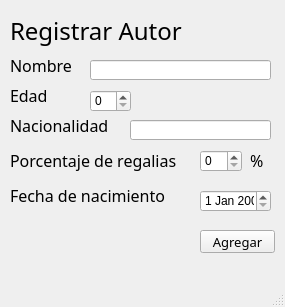
<?xml version="1.0" encoding="UTF-8"?>
<ui version="4.0">
 <class>MainWindow</class>
 <widget class="QMainWindow" name="MainWindow">
  <property name="geometry">
   <rect>
    <x>0</x>
    <y>0</y>
    <width>285</width>
    <height>307</height>
   </rect>
  </property>
  <property name="sizePolicy">
   <sizepolicy hsizetype="Fixed" vsizetype="Fixed">
    <horstretch>0</horstretch>
    <verstretch>0</verstretch>
   </sizepolicy>
  </property>
  <property name="minimumSize">
   <size>
    <width>0</width>
    <height>0</height>
   </size>
  </property>
  <property name="maximumSize">
   <size>
    <width>314</width>
    <height>378</height>
   </size>
  </property>
  <property name="windowTitle">
   <string>Registrar autor</string>
  </property>
  <widget class="QWidget" name="centralwidget">
   <widget class="QLabel" name="label">
    <property name="geometry">
     <rect>
      <x>10</x>
      <y>10</y>
      <width>181</width>
      <height>41</height>
     </rect>
    </property>
    <property name="font">
     <font>
      <family>Arial Rounded MT Bold</family>
      <pointsize>18</pointsize>
     </font>
    </property>
    <property name="text">
     <string>Registrar Autor</string>
    </property>
    <property name="textFormat">
     <enum>Qt::AutoText</enum>
    </property>
    <property name="scaledContents">
     <bool>false</bool>
    </property>
    <property name="wordWrap">
     <bool>false</bool>
    </property>
   </widget>
   <widget class="QLabel" name="label_2">
    <property name="geometry">
     <rect>
      <x>10</x>
      <y>50</y>
      <width>71</width>
      <height>31</height>
     </rect>
    </property>
    <property name="font">
     <font>
      <family>Arial Rounded MT Bold</family>
      <pointsize>12</pointsize>
     </font>
    </property>
    <property name="text">
     <string>Nombre</string>
    </property>
   </widget>
   <widget class="QLineEdit" name="txtNombre">
    <property name="geometry">
     <rect>
      <x>90</x>
      <y>60</y>
      <width>181</width>
      <height>20</height>
     </rect>
    </property>
    <property name="font">
     <font>
      <family>Arial</family>
      <pointsize>10</pointsize>
     </font>
    </property>
   </widget>
   <widget class="QLabel" name="label_3">
    <property name="geometry">
     <rect>
      <x>10</x>
      <y>110</y>
      <width>111</width>
      <height>31</height>
     </rect>
    </property>
    <property name="font">
     <font>
      <family>Arial Rounded MT Bold</family>
      <pointsize>12</pointsize>
     </font>
    </property>
    <property name="text">
     <string>Nacionalidad</string>
    </property>
   </widget>
   <widget class="QLineEdit" name="txtNacionalidad">
    <property name="enabled">
     <bool>true</bool>
    </property>
    <property name="geometry">
     <rect>
      <x>130</x>
      <y>120</y>
      <width>141</width>
      <height>20</height>
     </rect>
    </property>
    <property name="font">
     <font>
      <family>Arial</family>
      <pointsize>10</pointsize>
     </font>
    </property>
    <property name="acceptDrops">
     <bool>false</bool>
    </property>
   </widget>
   <widget class="QLabel" name="label_4">
    <property name="geometry">
     <rect>
      <x>10</x>
      <y>80</y>
      <width>101</width>
      <height>31</height>
     </rect>
    </property>
    <property name="font">
     <font>
      <family>Arial Rounded MT Bold</family>
      <pointsize>12</pointsize>
     </font>
    </property>
    <property name="text">
     <string>Edad</string>
    </property>
   </widget>
   <widget class="QLabel" name="label_5">
    <property name="geometry">
     <rect>
      <x>10</x>
      <y>150</y>
      <width>201</width>
      <height>21</height>
     </rect>
    </property>
    <property name="font">
     <font>
      <family>Arial Rounded MT Bold</family>
      <pointsize>12</pointsize>
     </font>
    </property>
    <property name="text">
     <string>Porcentaje de regalias</string>
    </property>
   </widget>
   <widget class="QLabel" name="label_6">
    <property name="geometry">
     <rect>
      <x>10</x>
      <y>180</y>
      <width>171</width>
      <height>31</height>
     </rect>
    </property>
    <property name="font">
     <font>
      <family>Arial Rounded MT Bold</family>
      <pointsize>12</pointsize>
     </font>
    </property>
    <property name="text">
     <string>Fecha de nacimiento</string>
    </property>
   </widget>
   <widget class="QDateEdit" name="dpFecha">
    <property name="geometry">
     <rect>
      <x>200</x>
      <y>190</y>
      <width>71</width>
      <height>22</height>
     </rect>
    </property>
   </widget>
   <widget class="QPushButton" name="btnAgregar">
    <property name="geometry">
     <rect>
      <x>200</x>
      <y>230</y>
      <width>75</width>
      <height>23</height>
     </rect>
    </property>
    <property name="font">
     <font>
      <family>Arial Rounded MT Bold</family>
      <pointsize>10</pointsize>
     </font>
    </property>
    <property name="text">
     <string>Agregar</string>
    </property>
   </widget>
   <widget class="QSpinBox" name="sbRegalias">
    <property name="geometry">
     <rect>
      <x>200</x>
      <y>150</y>
      <width>42</width>
      <height>22</height>
     </rect>
    </property>
    <property name="minimumSize">
     <size>
      <width>0</width>
      <height>22</height>
     </size>
    </property>
    <property name="maximumSize">
     <size>
      <width>42</width>
      <height>22</height>
     </size>
    </property>
   </widget>
   <widget class="QLabel" name="label_7">
    <property name="geometry">
     <rect>
      <x>250</x>
      <y>150</y>
      <width>21</width>
      <height>21</height>
     </rect>
    </property>
    <property name="font">
     <font>
      <family>Arial Rounded MT Bold</family>
      <pointsize>12</pointsize>
     </font>
    </property>
    <property name="text">
     <string>%</string>
    </property>
   </widget>
   <widget class="QSpinBox" name="sbEdad">
    <property name="geometry">
     <rect>
      <x>90</x>
      <y>90</y>
      <width>41</width>
      <height>22</height>
     </rect>
    </property>
    <property name="minimumSize">
     <size>
      <width>0</width>
      <height>22</height>
     </size>
    </property>
    <property name="maximumSize">
     <size>
      <width>50</width>
      <height>22</height>
     </size>
    </property>
   </widget>
  </widget>
  <widget class="QMenuBar" name="menubar">
   <property name="geometry">
    <rect>
     <x>0</x>
     <y>0</y>
     <width>285</width>
     <height>21</height>
    </rect>
   </property>
  </widget>
  <widget class="QStatusBar" name="statusbar"/>
 </widget>
 <resources/>
 <connections/>
</ui>
